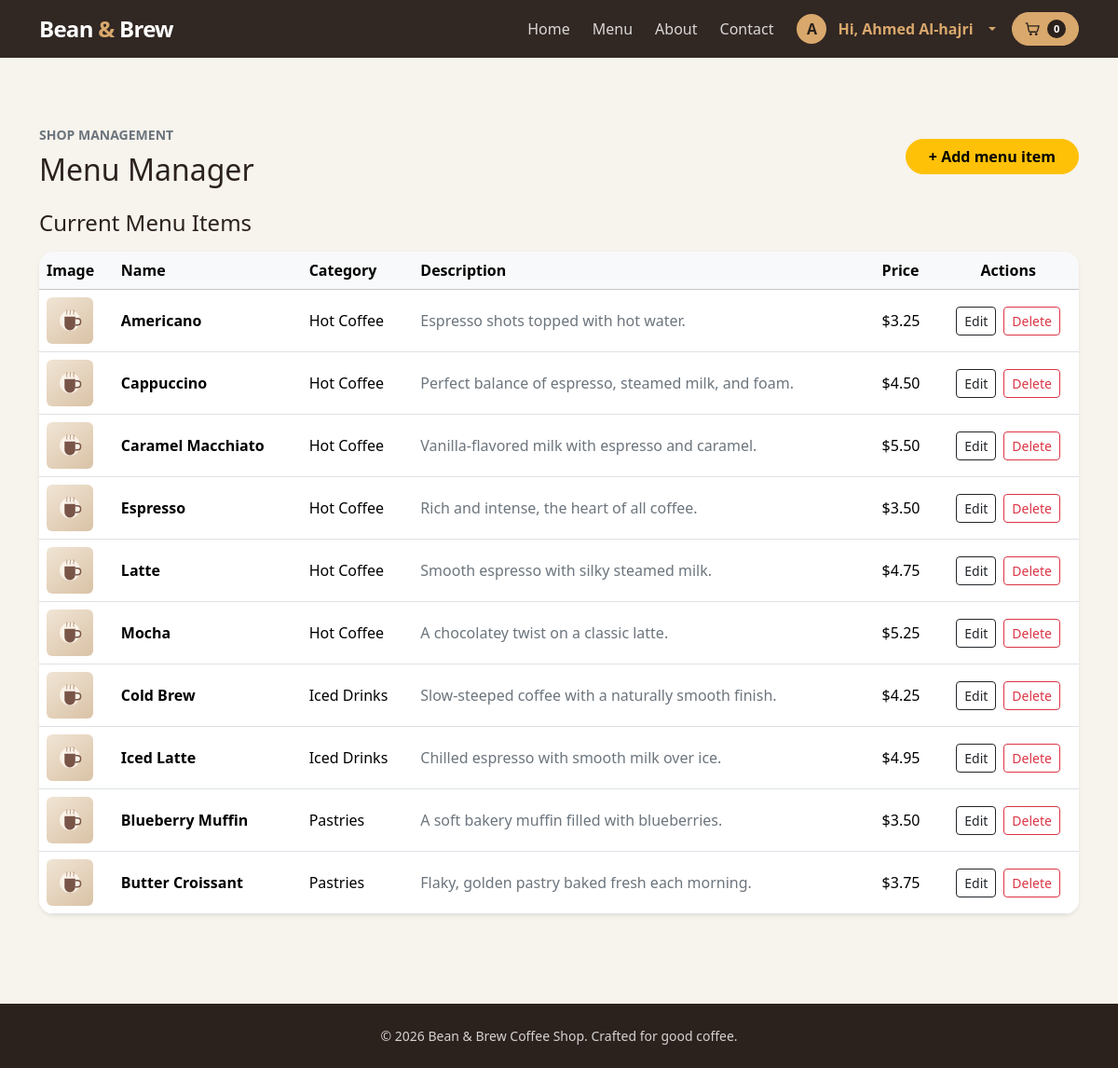
The app's page /admin_menu.php (signed in) with its own data.
### tables this page shows
CREATE TABLE coffee_items (
    id INTEGER PRIMARY KEY AUTOINCREMENT,
    name TEXT NOT NULL,
    description TEXT NOT NULL,
    price REAL NOT NULL,
    image TEXT NOT NULL
, category TEXT NOT NULL DEFAULT 'Hot Coffee', ingredients TEXT NOT NULL DEFAULT '', calories INTEGER);

### includes/config.php (called while the page is built, shortened)
<?php
$db_path = __DIR__ . '/database.sqlite';
try {
    $pdo = new PDO("sqlite:$db_path");
    $pdo->setAttribute(PDO::ATTR_ERRMODE, PDO::ERRMODE_EXCEPTION);
    $pdo->setAttribute(PDO::ATTR_DEFAULT_FETCH_MODE, PDO::FETCH_ASSOC);
} catch (PDOException $e) {
    die("Database connection failed: " . $e->getMessage());
}
function getCoffeeItems($pdo) {
    $stmt = $pdo->query("SELECT id, name, description, price, image, category, ingredients, calories FROM coffee_items ORDER BY category, name");
    return $stmt->fetchAll();
}
function hasLocalCatalogImage($filename) {
    return is_string($filename)
        && preg_match('/\A[a-zA-Z0-9._-]+\.(?:jpe?g|png|webp|gif)\z/i', $filename) === 1
        && is_file(__DIR__ . '/../public/assets/images/' . $filename);
}
function catalogImageUrl($filename) {
    return 'assets/images/product-placeholder.svg';
}
$coffee_items = getCoffeeItems($pdo);

### public/admin_menu.php (the view, shortened to what this page needs)
<?php
require_once "../includes/config.php";
$items = getCoffeeItems($pdo);
include "../includes/header.php";
?>
<section class="container py-4 py-lg-5">
    <div class="d-flex flex-column flex-sm-row justify-content-between align-items-sm-center gap-3 mb-4">
        <div>
            <p class="text-uppercase small fw-semibold text-secondary mb-2">Shop management</p>
            <h1 class="h2 mb-0">Menu Manager</h1>
        </div>
        <button type="button" class="btn btn-warning rounded-pill px-4 fw-semibold" data-bs-toggle="modal" data-bs-target="#addItemModal">
            <span aria-hidden="true">+</span> Add menu item
        </button>
    </div>
    <h2 class="h4 mb-3">Current Menu Items</h2>
    <div class="card border-0 shadow-sm rounded-4">
        <div class="table-responsive rounded-4">
        <table class="table table-hover align-middle mb-0">
            <thead class="table-light">
                <tr>
                    <th scope="col">Image</th>
                    <th scope="col">Name</th>
                    <th scope="col">Category</th>
                    <th scope="col">Description</th>
                    <th scope="col">Price</th>
                    <th scope="col" class="text-center">Actions</th>
                </tr>
            </thead>
            <tbody>
                <?php foreach ($items as $item): ?>
                    <tr>
                        <td>
                            <img src="<?php echo htmlspecialchars(catalogImageUrl($item['image']), ENT_QUOTES, 'UTF-8'); ?>" alt="" width="50" height="50" class="rounded object-fit-cover">
                        </td>
                        <td class="fw-semibold"><?php echo htmlspecialchars($item['name']); ?></td>
                        <td><?php echo htmlspecialchars($item['category']); ?></td>
                        <td class="text-secondary"><?php echo htmlspecialchars($item['description']); ?></td>
                        <td class="text-nowrap">$<?php echo number_format($item['price'], 2); ?></td>
                        <td class="text-center">
                            <div class="d-inline-flex gap-2">
                            <a href="admin_edit_item.php?id=<?php echo $item['id']; ?>" class="btn btn-outline-dark btn-sm">Edit</a>
                            <form action="admin_menu.php" method="POST" class="d-inline" onsubmit="return confirm('Are you sure you want to delete this item?')">
                                <button type="submit" class="btn btn-outline-danger btn-sm">Delete</button>
                            </form>
                            </div>
                        </td>
                    </tr>
                <?php endforeach; ?>
            </tbody>
        </table>
        </div>
    </div>
</section>
<?php include "../includes/footer.php"; ?>

### includes/header.php (style rules this page uses)
:root { --coffee-ink: #2b211d; --coffee-brown: #56392d; --coffee-gold: #d9a86c; --coffee-cream: #f7f3ed; }
body { background: var(--coffee-cream); color: var(--coffee-ink); min-height: 100vh; display: flex; flex-direction: column; }

### records on screen
coffee_items: name "Americano", category "Hot Coffee", description "Espresso shots topped with hot water.", price "3.25"
coffee_items: name "Cappuccino", category "Hot Coffee", description "Perfect balance of espresso, steamed milk, and foam.", price "4.50"
coffee_items: name "Caramel Macchiato", category "Hot Coffee", description "Vanilla-flavored milk with espresso and caramel.", price "5.50"
coffee_items: name "Espresso", category "Hot Coffee", description "Rich and intense, the heart of all coffee.", price "3.50"
coffee_items: name "Latte", category "Hot Coffee", description "Smooth espresso with silky steamed milk.", price "4.75"
coffee_items: name "Mocha", category "Hot Coffee", description "A chocolatey twist on a classic latte.", price "5.25"
coffee_items: name "Cold Brew", category "Iced Drinks", description "Slow-steeped coffee with a naturally smooth finish.", price "4.25"
coffee_items: name "Iced Latte", category "Iced Drinks", description "Chilled espresso with smooth milk over ice.", price "4.95"
coffee_items: name "Blueberry Muffin", category "Pastries", description "A soft bakery muffin filled with blueberries.", price "3.50"
coffee_items: name "Butter Croissant", category "Pastries", description "Flaky, golden pastry baked fresh each morning.", price "3.75"

### other values on screen
substr($account_name, 0, 1) "A"
$account_name "Ahmed Al-hajri"
